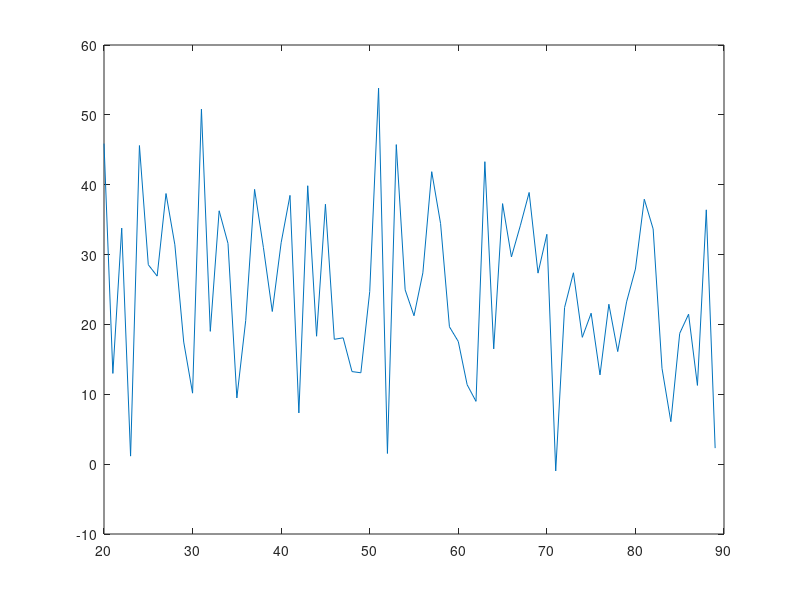

Reproduce this figure in MATLAB.
clc;
close all;
clear all;
theta=20:90;
m0=size(theta);
x=zeros(m0);
for m=1:m0(2)
    x(1,m)=normrnd((-92.4+theta(m))./(-3.44+0.0318.*theta(m)),(-89.55+theta(m))./(-8.87+0.0927.*theta(m)))+normrnd(0,10);
end
plot(theta,x);
